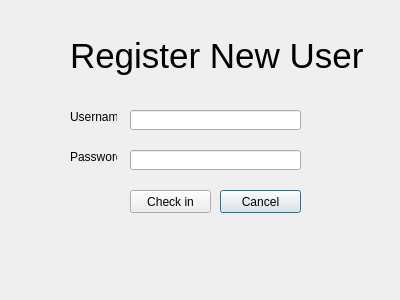
<?xml version="1.0" encoding="UTF-8"?>
<ui version="4.0">
 <class>Login</class>
 <widget class="QDialog" name="Login">
  <property name="geometry">
   <rect>
    <x>0</x>
    <y>0</y>
    <width>400</width>
    <height>300</height>
   </rect>
  </property>
  <property name="windowTitle">
   <string>Dialog</string>
  </property>
  <widget class="QPushButton" name="pushButton_2">
   <property name="geometry">
    <rect>
     <x>220</x>
     <y>190</y>
     <width>81</width>
     <height>23</height>
    </rect>
   </property>
   <property name="toolTip">
    <string>Cancel registration</string>
   </property>
   <property name="text">
    <string>Cancel</string>
   </property>
  </widget>
  <widget class="QLabel" name="label_2">
   <property name="geometry">
    <rect>
     <x>70</x>
     <y>110</y>
     <width>47</width>
     <height>13</height>
    </rect>
   </property>
   <property name="text">
    <string>Username</string>
   </property>
  </widget>
  <widget class="QLineEdit" name="PASSWORD">
   <property name="geometry">
    <rect>
     <x>130</x>
     <y>150</y>
     <width>171</width>
     <height>20</height>
    </rect>
   </property>
   <property name="toolTip">
    <string>Password may contain A-Z upper or lowercase, 0-9, _underscore, and -hyphen. Max length is 20. Minimum length is 7</string>
   </property>
   <property name="echoMode">
    <enum>QLineEdit::Password</enum>
   </property>
  </widget>
  <widget class="QPushButton" name="Registrar">
   <property name="geometry">
    <rect>
     <x>130</x>
     <y>190</y>
     <width>81</width>
     <height>23</height>
    </rect>
   </property>
   <property name="toolTip">
    <string>Submit info</string>
   </property>
   <property name="text">
    <string>Check in</string>
   </property>
  </widget>
  <widget class="QLabel" name="label_3">
   <property name="geometry">
    <rect>
     <x>70</x>
     <y>150</y>
     <width>47</width>
     <height>13</height>
    </rect>
   </property>
   <property name="text">
    <string>Password</string>
   </property>
  </widget>
  <widget class="QLabel" name="label">
   <property name="geometry">
    <rect>
     <x>70</x>
     <y>30</y>
     <width>301</width>
     <height>51</height>
    </rect>
   </property>
   <property name="font">
    <font>
     <pointsize>26</pointsize>
    </font>
   </property>
   <property name="text">
    <string>Register New User</string>
   </property>
  </widget>
  <widget class="QLineEdit" name="USERNAME">
   <property name="geometry">
    <rect>
     <x>130</x>
     <y>110</y>
     <width>171</width>
     <height>20</height>
    </rect>
   </property>
   <property name="toolTip">
    <string>Enter an email address</string>
   </property>
   <property name="inputMask">
    <string/>
   </property>
   <property name="echoMode">
    <enum>QLineEdit::Normal</enum>
   </property>
  </widget>
 </widget>
 <resources/>
 <connections/>
</ui>
